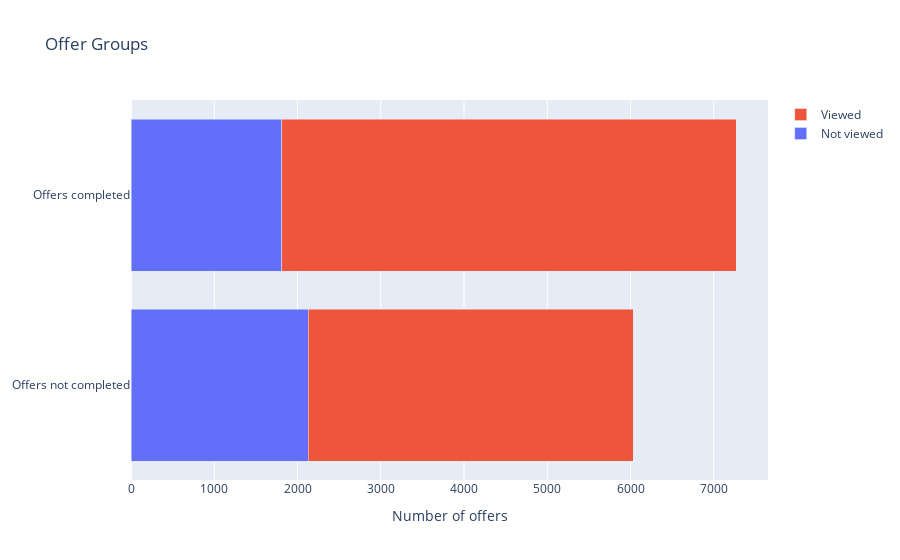

Write notebook code for a chart like this one.
### Code cell
# Add a `group` feature to group offers like with the reward offers
info_events['group'] = info_events.apply(group_offer, axis=1).fillna(-1).astype(int)

# Show number of offers in each group
print('Informational Offers')
print('--------------------')
show_group_count(info_events)

### Figure 1 — Plotly figure (JSON) as saved in the notebook; plotly's stock layout.template omitted (floating-point values rounded to 4 significant figures)
{"data": [{"name": "Not viewed", "orientation": "h", "type": "bar", "x": [2131, 1809], "y": ["Offers not completed", "Offers completed"]}, {"name": "Viewed", "orientation": "h", "type": "bar", "x": [3900, 5460], "y": ["Offers not completed", "Offers completed"]}], "layout": {"barmode": "stack", "title": {"text": "Offer Groups"}, "xaxis": {"title": {"text": "Number of offers"}}}}
